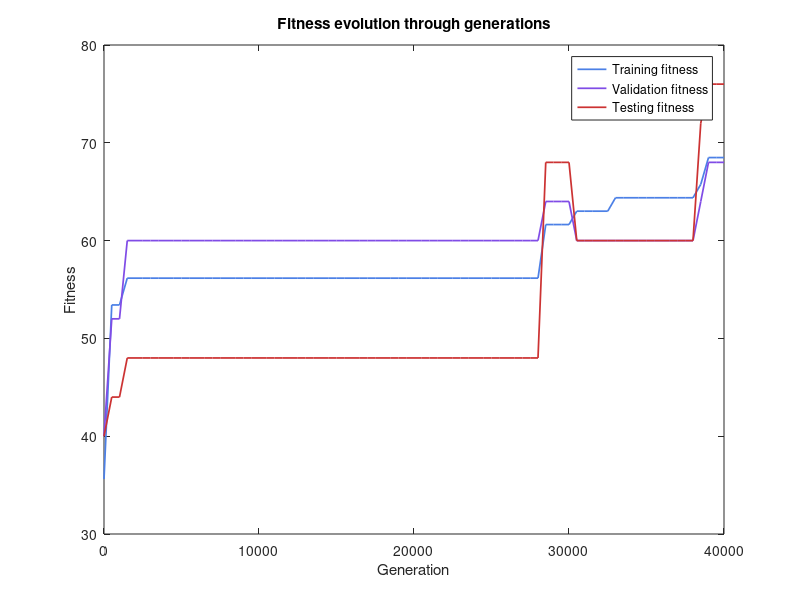

Here is the MATLAB script that generated this plot: (Note: this script raises an error after producing the figure.)
Data = load("fitness.txt");
generations = 40000;
updateFreq = 500;
generation = zeros(1,generations/updateFreq);
for c = 0:generations/updateFreq
    generation(c+1) = c*500;
end
training = Data(1,:);
validation = Data(2,:);
test = Data(3,:);
clf;
plot(generation,training,'LineWidth',1.25,'color',[0.3 0.5 0.9]);
hold on;
plot(generation, validation,'LineWidth',1.25,'color',[0.5 0.3 0.9]);
plot(generation, test,'LineWidth',1.25,'color',[0.8 0.2 0.2]);
legend("Training fitness","Validation fitness","Testing fitness");
xlabel('Generation');
ylabel('Fitness');
title('Fitness evolution through generations');

%%%%%%%%%%%%%%%%%%%%%%%%%%%%%%%%%%%%%%%%%%%%%%%%%%%%%%%%%%%%%%%%%%%
trainingResult = load("test_output.txt");
chromoOutputs = trainingResult(:,1);
expectedClass = trainingResult(:,2);
figure(2);
clf;
ClassColor = 'DarkRed';
bar(chromoOutputs,'FaceColor',rgb('DarkSlateBlue'));
line([1 30],[100 100],'LineWidth',3, 'Color', rgb('IndianRed'));
line([1 30],[200 200],'LineWidth',3, 'Color', rgb('SaddleBrown'));
line([5 5],[0 max(chromoOutputs)],'LineWidth',3,'Color',rgb(ClassColor));
line([15 15],[0 max(chromoOutputs)],'LineWidth',3,'Color',rgb(ClassColor));
line([25 25],[0 max(chromoOutputs)],'LineWidth',3,'Color',rgb(ClassColor));
xlim([0 30]);
ylim([0 max(chromoOutputs)+100]);
text(30,100,'Threshold 1');
text(30,200,'Threshold 2');
text(5,max(chromoOutputs)+50,'Class 1');
text(15,max(chromoOutputs)+50,'Class 2');
xlabel('Sample Number');
ylabel('Chromosome Output');
title('Chromosome execution result');
text(25,max(chromoOutputs)+50,'Class 3');